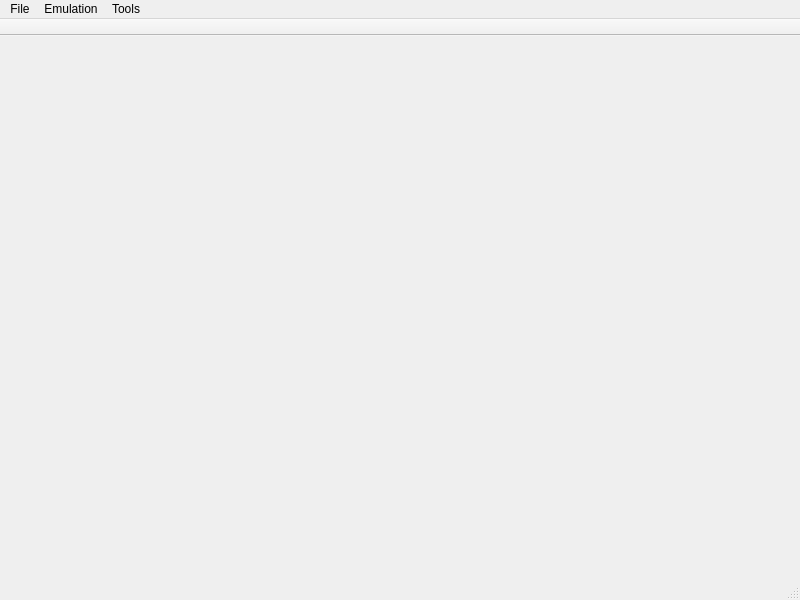
<?xml version="1.0" encoding="UTF-8"?>
<ui version="4.0">
 <class>MainWindow</class>
 <widget class="QMainWindow" name="MainWindow">
  <property name="geometry">
   <rect>
    <x>0</x>
    <y>0</y>
    <width>800</width>
    <height>600</height>
   </rect>
  </property>
  <property name="windowTitle">
   <string>C64++</string>
  </property>
  <widget class="QWidget" name="centralwidget"/>
  <widget class="QMenuBar" name="menubar">
   <property name="geometry">
    <rect>
     <x>0</x>
     <y>0</y>
     <width>800</width>
     <height>26</height>
    </rect>
   </property>
   <widget class="QMenu" name="menuFile">
    <property name="title">
     <string>File</string>
    </property>
   </widget>
   <widget class="QMenu" name="menuEmulation">
    <property name="title">
     <string>Emulation</string>
    </property>
    <addaction name="actionPause"/>
    <addaction name="actionStep"/>
    <addaction name="actionStep_Frame"/>
    <addaction name="separator"/>
    <addaction name="actionHard_Reset"/>
   </widget>
   <widget class="QMenu" name="menuDebug">
    <property name="title">
     <string>Tools</string>
    </property>
    <addaction name="actionMPU_Viewer"/>
   </widget>
   <addaction name="menuFile"/>
   <addaction name="menuEmulation"/>
   <addaction name="menuDebug"/>
  </widget>
  <widget class="QStatusBar" name="statusbar"/>
  <widget class="QToolBar" name="toolBar">
   <property name="windowTitle">
    <string>toolBar</string>
   </property>
   <property name="movable">
    <bool>false</bool>
   </property>
   <property name="toolButtonStyle">
    <enum>Qt::ToolButtonIconOnly</enum>
   </property>
   <property name="floatable">
    <bool>false</bool>
   </property>
   <attribute name="toolBarArea">
    <enum>TopToolBarArea</enum>
   </attribute>
   <attribute name="toolBarBreak">
    <bool>false</bool>
   </attribute>
  </widget>
  <action name="actionStep">
   <property name="text">
    <string>Step</string>
   </property>
   <property name="shortcut">
    <string>Alt+S</string>
   </property>
  </action>
  <action name="actionPause">
   <property name="text">
    <string>Pause</string>
   </property>
   <property name="shortcut">
    <string>Alt+P</string>
   </property>
  </action>
  <action name="actionHard_Reset">
   <property name="text">
    <string>Hard Reset</string>
   </property>
   <property name="shortcut">
    <string>Alt+H</string>
   </property>
  </action>
  <action name="actionStep_Frame">
   <property name="text">
    <string>Step Frame</string>
   </property>
   <property name="shortcut">
    <string>Alt+F</string>
   </property>
  </action>
  <action name="actionMPU_Viewer">
   <property name="text">
    <string>MPU Viewer</string>
   </property>
  </action>
 </widget>
 <resources/>
 <connections/>
</ui>
